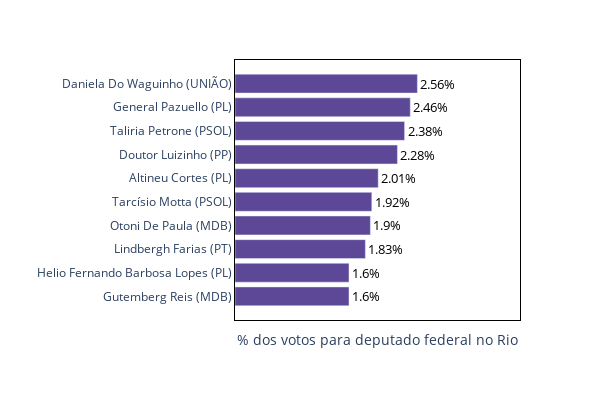

The notebook cell saved with this chart:
### Code cell
flt = eleicoes['ano'] == 2022
eleicoes_2022 = eleicoes[flt]
eleicoes_2022['% votos'] = ((eleicoes_2022['n_votos'] / eleicoes_2022['n_votos'].sum()) * 100).astype(float).round(2)
eleicoes_2022['nome_partido'] = eleicoes_2022['nome_urna'] + ' (' + eleicoes_2022['sigla_partido'] + ')'

fig = px.bar(eleicoes_2022.sort_values('% votos', ascending = True).tail(10),
             x = '% votos', 
             y = 'nome_partido',
             barmode = 'group',
             text = '% votos',
             color_discrete_sequence=['rgb(93,72,152)'],
             labels = {'nome_partido': '', '% votos': '% dos votos para deputado federal no Rio', 'ano': ''})

fig.update_yaxes(range = (-1, 10), linecolor = 'black', gridcolor = 'white', mirror = True)
fig.update_xaxes(showticklabels = False, range = (0, 4), linecolor = 'black', gridcolor = 'white', mirror = True)
fig.update_layout(width = 600, height = 400, plot_bgcolor = 'white', paper_bgcolor = 'white')
fig.update_traces(texttemplate='%{text:}%', textposition='outside', textfont = {'color': 'black', 'size': 13})
fig.show()

fig.write_image("viz/top_10.png")

### Figure 1 — Plotly figure (JSON) as saved in the notebook; plotly's stock layout.template omitted (floating-point values rounded to 4 significant figures)
{"data": [{"alignmentgroup": "True", "hovertemplate": "% dos votos para deputado federal no Rio=%{text}<br>=%{y}<extra></extra>", "legendgroup": "", "marker": {"color": "rgb(93,72,152)", "pattern": {"shape": ""}}, "name": "", "offsetgroup": "", "orientation": "h", "showlegend": false, "text": [1.6, 1.6, 1.83, 1.9, 1.92, 2.01, 2.28, 2.38, 2.46, 2.56], "textfont": {"color": "black", "size": 13}, "textposition": "outside", "texttemplate": "%{text:}%", "type": "bar", "x": [1.6, 1.6, 1.83, 1.9, 1.92, 2.01, 2.28, 2.38, 2.46, 2.56], "xaxis": "x", "y": ["Gutemberg Reis (MDB)", "Helio Fernando Barbosa Lopes (PL)", "Lindbergh Farias (PT)", "Otoni De Paula (MDB)", "Tarcísio Motta (PSOL)", "Altineu Cortes (PL)", "Doutor Luizinho (PP)", "Taliria Petrone (PSOL)", "General Pazuello (PL)", "Daniela Do Waguinho (UNIÃO)"], "yaxis": "y"}], "layout": {"barmode": "group", "height": 400, "legend": {"tracegroupgap": 0}, "margin": {"t": 60}, "paper_bgcolor": "white", "plot_bgcolor": "white", "width": 600, "xaxis": {"anchor": "y", "domain": [0, 1], "gridcolor": "white", "linecolor": "black", "mirror": true, "range": [0, 4], "showticklabels": false, "title": {"text": "% dos votos para deputado federal no Rio"}}, "yaxis": {"anchor": "x", "domain": [0, 1], "gridcolor": "white", "linecolor": "black", "mirror": true, "range": [-1, 10], "title": {"text": ""}}}}
